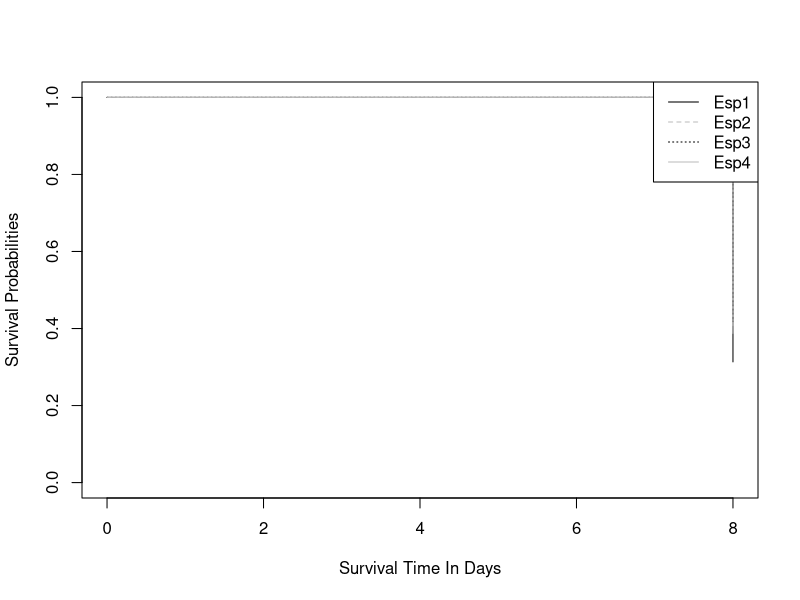
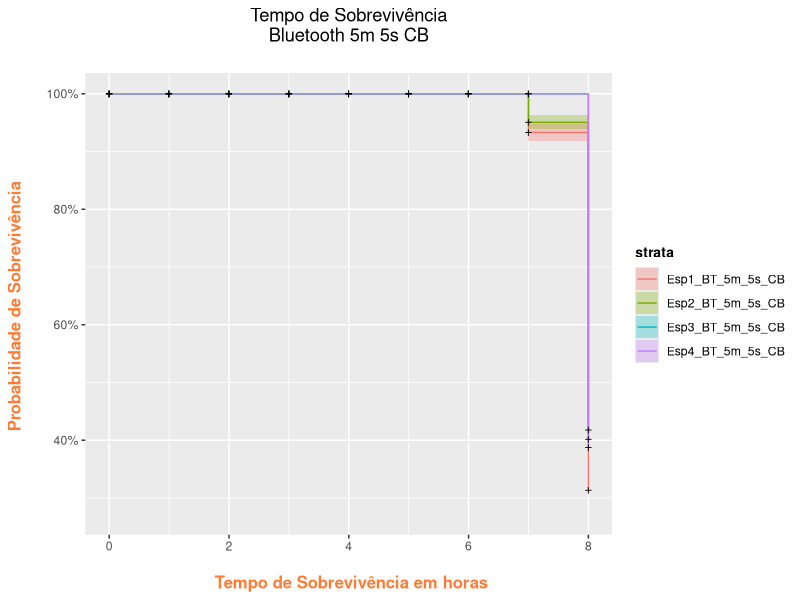
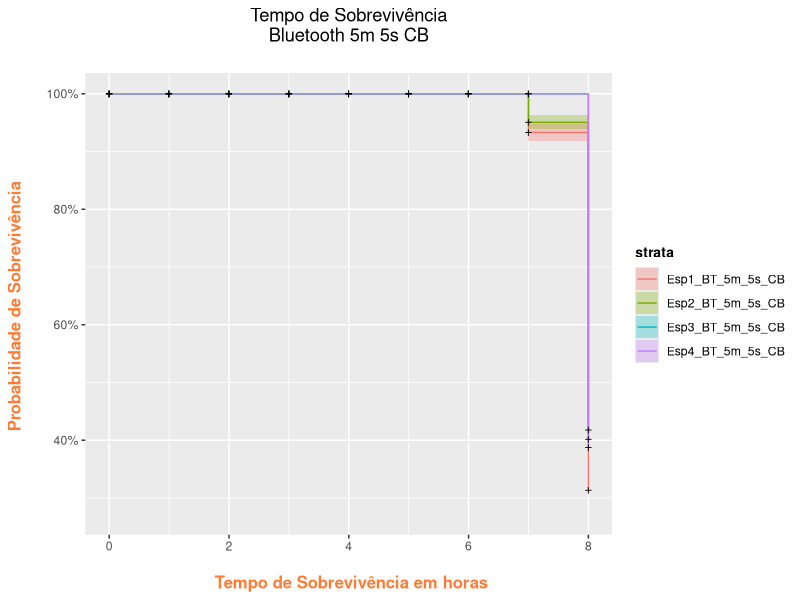

These figures' R source, in order:
library(readxl)
Esp1_BT_5m_5s_CB <- read_excel("Esp1 BT 5m 5s CB.xlsx")
Esp2_BT_5m_5s_CB <- read_excel("Esp2 BT 5m 5s CB.xlsx")
Esp3_BT_5m_5s_CB <- read_excel("Esp3 BT 5m 5s CB.xlsx")
Esp4_BT_5m_5s_CB <- read_excel("Esp4 BT 5m 5s CB.xlsx")

View(Esp1_BT_5m_5s_CB)
View(Esp2_BT_5m_5s_CB)
View(Esp3_BT_5m_5s_CB)
View(Esp4_BT_5m_5s_CB)


require(lubridate)
Esp1_BT_5m_5s_CB$t<-hour(Esp1_BT_5m_5s_CB$Column1)
Esp1_BT_5m_5s_CB$status<-ifelse(Esp1_BT_5m_5s_CB$Column9<=2.8,1,0)

Esp2_BT_5m_5s_CB$t<-hour(Esp2_BT_5m_5s_CB$Column1)
Esp2_BT_5m_5s_CB$status<-ifelse(Esp2_BT_5m_5s_CB$Column9<=2.8,1,0)

Esp3_BT_5m_5s_CB$t<-hour(Esp3_BT_5m_5s_CB$Column1)
Esp3_BT_5m_5s_CB$status<-ifelse(Esp3_BT_5m_5s_CB$Column9<=2.8,1,0)

Esp4_BT_5m_5s_CB$t<-hour(Esp4_BT_5m_5s_CB$Column1)
Esp4_BT_5m_5s_CB$status<-ifelse(Esp4_BT_5m_5s_CB$Column9<=2.8,1,0)

dados1_5m_5s_CB<-Esp1_BT_5m_5s_CB[,9:10]
dados1_5m_5s_CB$Barreira="Esp1_BT_5m_5s_CB"
dados1_5m_5s_CB$t0=min(dados1_5m_5s_CB$t)
dados1_5m_5s_CB$survt<-dados1_5m_5s_CB$t-dados1_5m_5s_CB$t0

dados2_5m_5s_CB<-Esp2_BT_5m_5s_CB[,9:10]
dados2_5m_5s_CB$Barreira="Esp2_BT_5m_5s_CB"
dados2_5m_5s_CB$t0=min(dados2_5m_5s_CB$t)
dados2_5m_5s_CB$survt<-dados2_5m_5s_CB$t-dados2_5m_5s_CB$t0

dados3_5m_5s_CB<-Esp3_BT_5m_5s_CB[,9:10]
dados3_5m_5s_CB$Barreira="Esp3_BT_5m_5s_CB"
dados3_5m_5s_CB$t0=min(dados3_5m_5s_CB$t)
dados3_5m_5s_CB$survt<-dados3_5m_5s_CB$t-dados3_5m_5s_CB$t0

dados4_5m_5s_CB<-Esp4_BT_5m_5s_CB[,9:10]
dados4_5m_5s_CB$Barreira="Esp4_BT_5m_5s_CB"
dados4_5m_5s_CB$t0=min(dados4_5m_5s_CB$t)
dados4_5m_5s_CB$survt<-dados4_5m_5s_CB$t-dados4_5m_5s_CB$t0

dados_5m_5s<-rbind.data.frame(dados1_5m_5s_CB,dados2_5m_5s_CB,dados3_5m_5s_CB,dados4_5m_5s_CB)
dados_5m_5s$Barreira <- as.factor(dados_5m_5s$Barreira)
dados_5m_5s$status <- as.numeric(dados_5m_5s$status)
dados_5m_5s$t <- as.numeric(dados_5m_5s$t)
dados_5m_5s$survt <- as.numeric(dados_5m_5s$survt)

library("survival")
# Survival times until event
Surv(time = dados_5m_5s$survt, event = dados_5m_5s$status == 1)
summary(Surv(time = dados_5m_5s$survt, event = dados_5m_5s$status == 1))

# Surv creates survival object which is the response variable
Y = Surv(dados_5m_5s$survt, dados_5m_5s$status)
# Stratify by barreira variable:
kmfit = survfit(Y ~ dados_5m_5s$Barreira)

summary(kmfit, times = c(seq(0, 20, by = 1)))
saida<-summary(kmfit, times = c(seq(0, 20, by = 1)))
saida2<-data.frame(saida$time,saida$n.risk,saida$n.event,saida$surv,saida$std.err,
                   saida$lower,saida$upper)

# exportando saida para csv
write.csv(saida2,file="saida.csv")


plot(kmfit, lty = c("solid", "dashed", "dotted", "solid"), col = c("black", "grey", "black", "grey"), xlab = "Survival Time In Days", ylab = "Survival Probabilities")
legend("topright", c("Esp1", "Esp2", "Esp3", "Esp4"), lty = c("solid", "dashed", "dotted", "solid"), col = c("black", "grey", "black", "grey"))





library(ggplot2)
library(ggfortify)

model_fit <- survfit(Surv(survt, status) ~ Barreira, data = dados_5m_5s)

autoplot(model_fit) + 
  labs(x = "\n Tempo de Sobrevivência em horas", y = "Probabilidade de Sobrevivência \n", 
       title = "Tempo de Sobrevivência\n Bluetooth 5m 5s CB \n") + 
  theme(plot.title = element_text(hjust = 0.5), 
        axis.title.x = element_text(face="bold", colour="#FF7A33", size = 12),
        axis.title.y = element_text(face="bold", colour="#FF7A33", size = 12),
      
        legend.title = element_text(face="bold", size = 10))

ggsave("Grafico_KM_ESP_BT_5m_5s_CB.png")
